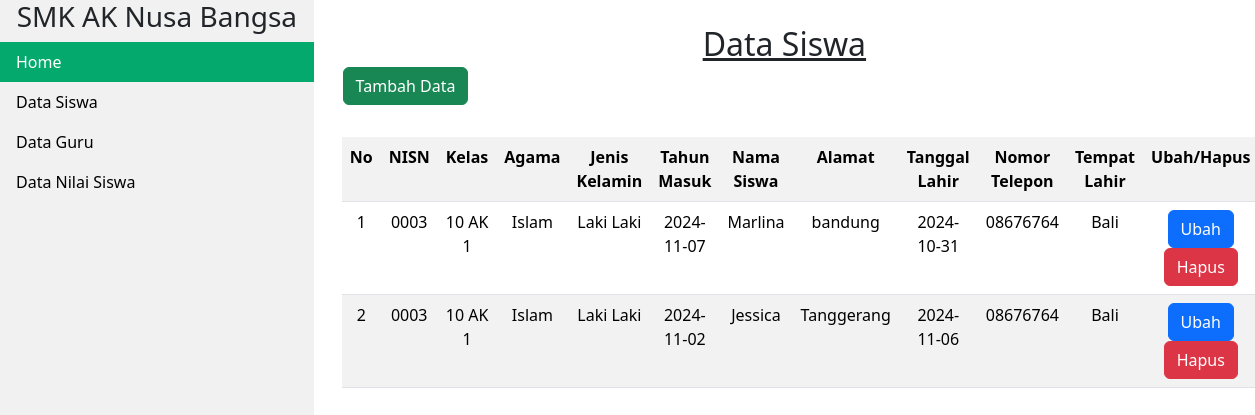
Page /webbaru/datasiswa.php on the committed database.
### tables this page shows
CREATE TABLE `tb_webbaru` (
  `id` int(250) NOT NULL,
  `NISN` varchar(250) NOT NULL,
  `Kelas` varchar(250) NOT NULL,
  `Agama` varchar(250) NOT NULL,
  `Jenis_Kelamin` varchar(250) NOT NULL,
  `Tahun_Masuk` date NOT NULL,
  `Nama_Siswa` varchar(250) NOT NULL,
  `Alamat` varchar(250) NOT NULL,
  `Tanggal_Lahir` date NOT NULL,
  `Nomor_Telepon` varchar(250) NOT NULL,
  `Tempat_Lahir` varchar(250) NOT NULL
);

### webbaru/datasiswa.php (the view, shortened to what this page needs)
<?php
include "koneksidb.php";
?>
<!doctype html>
<html lang="en">
  <head>
    <link href="https://cdn.jsdelivr.net/npm/bootstrap@5.3.3/dist/css/bootstrap.min.css" rel="stylesheet">
  </head>
</head>
<body>
<ul>
<h3 align="center">SMK AK Nusa Bangsa</h3>
  <li><a class="active" href="home.php">Home</a></li>
  <li><a href="datasiswa.php">Data Siswa</a></li>
  <li><a href="DataGuru.php">Data Guru</a></li>
  <li><a href="DataNilaiSiswa.php">Data Nilai Siswa</a></li>
</ul>
<div style="margin-left:25%;padding:1px 16px;height:1000px;">
  <br>
<h2 class="text-center"><u>Data Siswa</u><a href="jajal.php">
<div class="col-md-2">
<button class="btn btn-success" name="btnsimpan" type="submit">Tambah Data<i class="ace-icon fa fa-signal"></i></button>
</a></h2>
    <br>
    <div class="container">
        <table align="table responsive" class="table table-striped" table-bordered table-hover>
            <tr>
                <th class="text-center">No</th>
                <th class="text-center">NISN</th>
                <th class="text-center">Kelas</th>
                <th class="text-center">Agama</th>
                <th class="text-center">Jenis Kelamin</th>
                <th class="text-center">Tahun Masuk</th>
                <th class="text-center">Nama Siswa</th>
                <th class="text-center">Alamat</th>
                <th class="text-center">Tanggal Lahir</th>
                <th class="text-center">Nomor Telepon</th>
                <th class="text-center">Tempat Lahir</th>
                <th class="text-center">Ubah/Hapus</th>
            </tr>
            <?php
            $no = 1;
            $tampil = mysqli_query($koneksidb, "SELECT * FROM tb_webbaru");
            while ($data = mysqli_fetch_array($tampil)):
                ?>
                <tr>
                    <td class="text-center"><?= $no++ ?></td>
                    <td class="text-center"><?= $data['NISN'] ?></td>
                    <td class="text-center"><?= $data['Kelas'] ?></td>
                    <td class="text-center"><?= $data['Agama'] ?></td>
                    <td class="text-center"><?= $data['Jenis_Kelamin'] ?></td>
                    <td class="text-center"><?= $data['Tahun_Masuk'] ?></td>
                    <td class="text-center"><?= $data['Nama_Siswa'] ?></td>
                    <td class="text-center"><?= $data['Alamat'] ?></td>
                    <td class="text-center"><?= $data['Tanggal_Lahir'] ?></td>
                    <td class="text-center"><?= $data['Nomor_Telepon'] ?></td>
                    <td class="text-center"><?= $data['Tempat_Lahir'] ?></td>
                    <td class="text-center">
                        <a href="ubahdata.php?id=<?= $data['id']; ?>"><button class="btn btn-primary ">Ubah</button></a>
                        <a href="#" class="btn btn-danger" data-bs-toggle="modal"
                            data-bs-target="#hapus<?= $no ?>">Hapus</button></a>
                    </td>
                </tr>
            <?php endwhile; ?>
        </table>
    </div>
</body>
</html>

### webbaru/datasiswa.php (style rules this page uses)
body { margin: 0; }
ul { list-style-type: none; margin: 0; padding: 0; width: 25%; background-color: #f1f1f1; position: fixed; height: 100%; overflow: auto; }
li a { display: block; color: #000; padding: 8px 16px; text-decoration: none; }
li a.active { background-color: #04AA6D; color: white; }

### rows in the picture
tb_webbaru: NISN "0003", Kelas "10 AK 1", Agama "Islam", Jenis_Kelamin "Laki Laki", Tahun_Masuk "2024-11-07", Nama_Siswa "Marlina", Alamat "bandung", Tanggal_Lahir "2024-10-31", Nomor_Telepon "08676764", Tempat_Lahir "Bali"
tb_webbaru: NISN "0003", Kelas "10 AK 1", Agama "Islam", Jenis_Kelamin "Laki Laki", Tahun_Masuk "2024-11-02", Nama_Siswa "Jessica", Alamat "Tanggerang", Tanggal_Lahir "2024-11-06", Nomor_Telepon "08676764", Tempat_Lahir "Bali"
